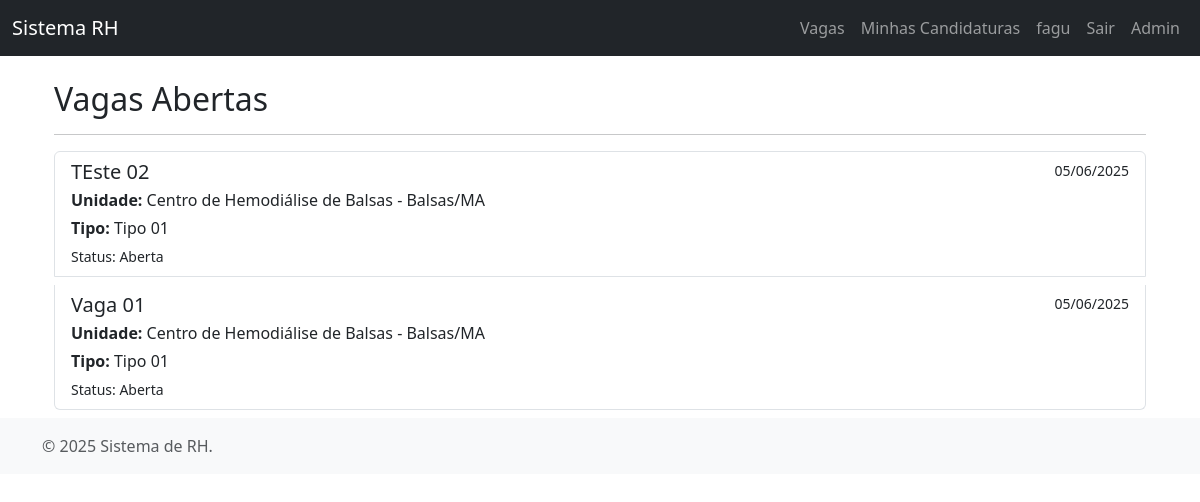
/vagas/ (signed in), run on the app's committed database.
### vacancies/models.py (models this page shows, shortened)
class JobVacancy(models.Model):
    class StatusChoices(models.TextChoices):
        OPEN = 'OPEN', _('Aberta')
        CLOSED = 'CLOSED', _('Fechada')
        FILLED = 'FILLED', _('Preenchida')
    title = models.CharField(_("Título da Vaga"), max_length=255)
    description = models.TextField(_("Descrição Detalhada"))
    requirements = models.TextField(_("Requisitos"))
    salary_range = models.CharField(_("Faixa Salarial"), max_length=100, blank=True, null=True)
    hospital_unit = models.ForeignKey(HospitalUnit, on_delete=models.PROTECT, related_name='vacancies', verbose_name=_("Unidade Hospitalar"))
    department = models.ForeignKey(Department, on_delete=models.SET_NULL, related_name='vacancies', blank=True, null=True, verbose_name=_("Setor"))
    vacancy_type = models.ForeignKey(JobVacancyType, on_delete=models.PROTECT, related_name='vacancies', verbose_name=_("Tipo de Vaga"))
    status = models.CharField(_("Status"), max_length=10, choices=StatusChoices.choices, default=StatusChoices.OPEN)
    created_by = models.ForeignKey(User, on_delete=models.SET_NULL, related_name='created_vacancies', null=True, verbose_name=_("Criado por"))
    created_at = models.DateTimeField(auto_now_add=True)
    updated_at = models.DateTimeField(auto_now=True)
    class Meta:
        verbose_name = _("Vaga")
        verbose_name_plural = _("Vagas")
        ordering = ["-created_at"]

class JobVacancyType(models.Model):
    name = models.CharField(_("Nome do Tipo de Vaga"), max_length=255, unique=True)
    description = models.TextField(_("Descrição"), blank=True, null=True)
    field_config = models.JSONField(_("Configuração de Campos do Formulário"), default=dict, help_text=_("Estrutura JSON definindo os campos e suas propriedades (visibilidade, obrigatoriedade, etc.) para este tipo de vaga."))
    class Meta:
        verbose_name = _("Tipo de Vaga")
        verbose_name_plural = _("Tipos de Vaga")
        ordering = ["name"]

### core/models.py (models this page shows, shortened)
class HospitalUnit(models.Model):
    name = models.CharField(_("Nome da Unidade Hospitalar"), max_length=255)
    city = models.CharField(_("Cidade"), max_length=100)
    state = models.CharField(_("Estado"), max_length=2, choices=UF_CHOICES)
    address = models.TextField(_("Endereço Completo"), blank=True, null=True)
    class Meta:
        verbose_name = _("Unidade Hospitalar")
        verbose_name_plural = _("Unidades Hospitalares")
        ordering = ["name"]

### vacancies/views.py (the view)
# urls.py: path('', views.vacancy_list, name='list'),
@login_required
def vacancy_list(request):
    query = request.GET.get('q')
    unit_id = request.GET.get('unit')
    city = request.GET.get('city')
    state = request.GET.get('state')
    vacancies = JobVacancy.objects.filter(status=JobVacancy.StatusChoices.OPEN).select_related("hospital_unit", "vacancy_type")
    if query:
        vacancies = vacancies.filter(models.Q(title__icontains=query) | models.Q(description__icontains=query))
    if unit_id:
        vacancies = vacancies.filter(hospital_unit_id=unit_id)
    if city:
        vacancies = vacancies.filter(hospital_unit__city__icontains=city)
    if state:
        vacancies = vacancies.filter(hospital_unit__state=state)
    context = {"vacancies": vacancies}
    return render(request, "vacancies/vacancy_list.html", context)

### vacancies/templates/vacancies/vacancy_list.html (shortened to what this page needs)
{% extends "base.html" %}
{% load i18n %}
{% block content %}
<div class="container mt-4">
    <h2>{% trans "Vagas Abertas" %}</h2>
    <hr>
    {% if vacancies %}
        <div class="list-group">
            {% for vacancy in vacancies %}
                <a href="{% url 'vacancies:detail' vacancy.id %}" class="list-group-item list-group-item-action flex-column align-items-start mb-2">
                    <div class="d-flex w-100 justify-content-between">
                        <h5 class="mb-1">{{ vacancy.title }}</h5>
                        <small>{{ vacancy.created_at|date:"d/m/Y" }}</small>
                    </div>
                    <p class="mb-1"><strong>{% trans "Unidade:" %}</strong> {{ vacancy.hospital_unit.name }} - {{ vacancy.hospital_unit.city }}/{{ vacancy.hospital_unit.state }}</p>
                    <p class="mb-1"><strong>{% trans "Tipo:" %}</strong> {{ vacancy.vacancy_type.name }}</p>
                    <small>{% trans "Status:" %} {{ vacancy.get_status_display }}</small>
                </a>
            {% endfor %}
        </div>
    {% else %}
        <p>{% trans "Nenhuma vaga aberta encontrada no momento." %}</p>
    {% endif %}
</div>
{% endblock %}

### core/templates/base.html (shortened to what this page needs)
<!doctype html>
<html lang="pt-br">
<head>
    <link href="https://cdn.jsdelivr.net/npm/bootstrap@5.3.3/dist/css/bootstrap.min.css" rel="stylesheet">
</head>
<body>
<nav class="navbar navbar-expand-lg navbar-dark bg-dark fixed-top">
    <div class="container-fluid">
        <a class="navbar-brand" href="/">Sistema RH</a>
        <div class="collapse navbar-collapse" id="navbarNav">
            <ul class="navbar-nav ms-auto">
                <li class="nav-item">
                    <a class="nav-link" href="{% url 'vacancies:list' %}">Vagas</a>
                </li>
                {% if user.is_authenticated %}
                    <li class="nav-item">
                        <a class="nav-link" href="{% url 'accounts:my_applications' %}">Minhas Candidaturas</a>
                    </li>
                     <li class="nav-item">
                        <a class="nav-link" href="#">{{ user.username }}</a>
                    </li>
                     <li class="nav-item">
                        <a class="nav-link" href="#">Sair</a>
                    </li>
                {% endif %}
                 <li class="nav-item">
                     <a class="nav-link" href="/admin/">Admin</a>
                 </li>
            </ul>
        </div>
    </div>
</nav>
<main role="main" class="container">
    {% block content %}
    {% endblock %}
</main>
<footer class="footer mt-auto py-3 bg-light">
    <div class="container">
        <span class="text-muted">© {% now "Y" %} Sistema de RH.</span>
    </div>
</footer>
</body>
</html>

### core/templates/base.html (style rules this page uses)
body { padding-top: 56px; }

### data on the page
JobVacancy: title "TEste 02", created_at "05/06/2025", hospital_unit.name "Centro de Hemodiálise de Balsas", hospital_unit.city "Balsas", hospital_unit.state "MA", vacancy_type.name "Tipo 01", status "Aberta"
JobVacancy: title "Vaga 01", created_at "05/06/2025", hospital_unit.name "Centro de Hemodiálise de Balsas", hospital_unit.city "Balsas", hospital_unit.state "MA", vacancy_type.name "Tipo 01", status "Aberta"

### other printed values
{{ user.username }} "fagu"
